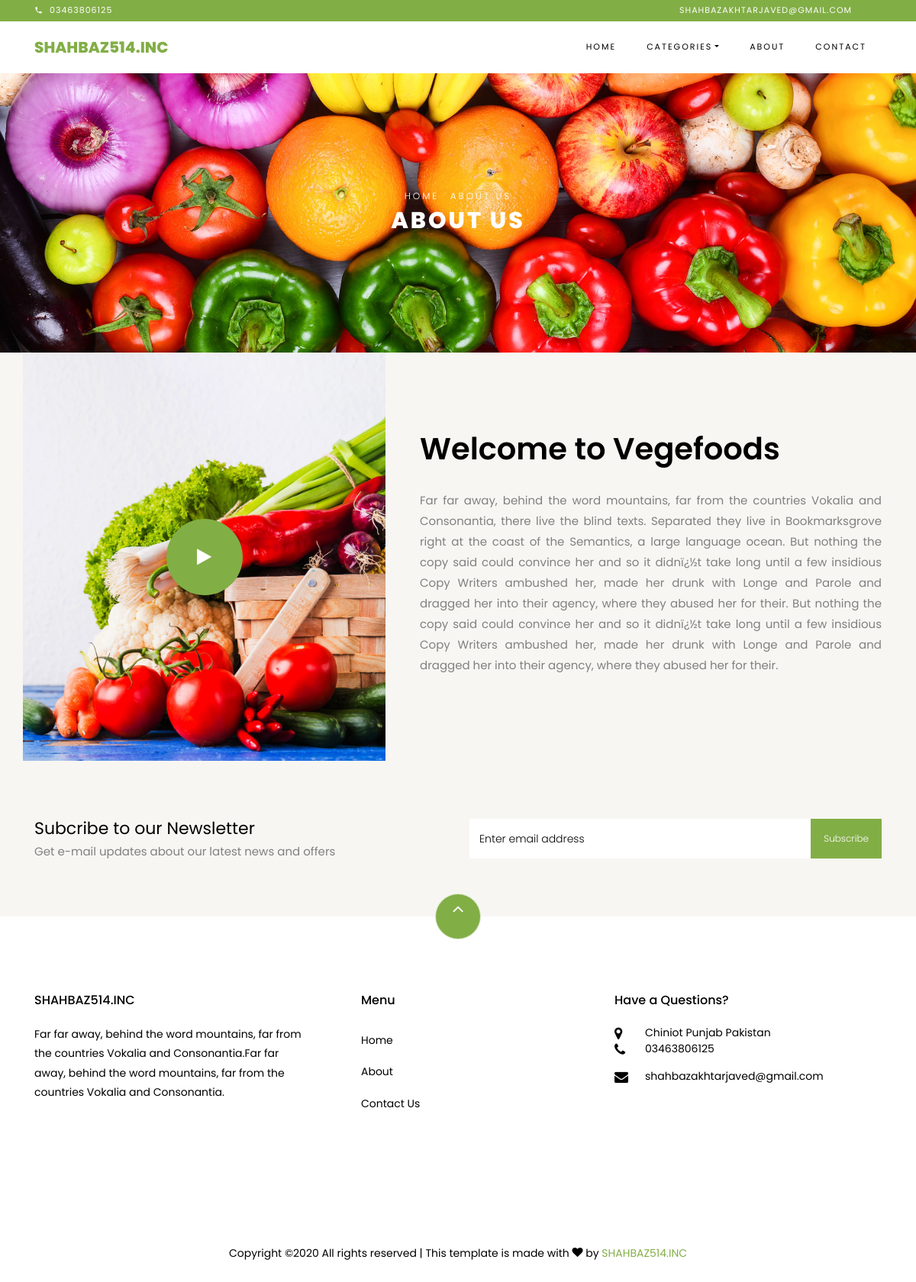
Page /about.php on the committed database.
### tables this page shows
CREATE TABLE `site` (
  `id` int(11) NOT NULL,
  `name` text NOT NULL,
  `email` text NOT NULL,
  `phone` text NOT NULL,
  `bg_home` text NOT NULL,
  `site_desc` text NOT NULL,
  `address` text NOT NULL,
  `tw` text NOT NULL,
  `fb` text NOT NULL,
  `instagram` text NOT NULL,
  `footer_text` text NOT NULL,
  `date` timestamp NOT NULL DEFAULT CURRENT_TIMESTAMP ON UPDATE CURRENT_TIMESTAMP
);

CREATE TABLE `about` (
  `id` int(11) NOT NULL,
  `name` text NOT NULL,
  `a_desc` text NOT NULL,
  `video` text NOT NULL,
  `img` text NOT NULL,
  `date` timestamp NOT NULL DEFAULT CURRENT_TIMESTAMP ON UPDATE CURRENT_TIMESTAMP
);

### about.php (the view, shortened to what this page needs)
<?php
  include 'db/db.php';
  $site_sql = "SELECT * FROM site WHERE id = '1'";
  $run_site = mysqli_query($db,$site_sql);
  $row_site = mysqli_fetch_array($run_site);
  include 'inc/header.php';
?>
    <div class="hero-wrap hero-bread" style="background-image: url('images/<?php echo $row_site['bg_home'] ?>');">
      <div class="container">
        <div class="row no-gutters slider-text align-items-center justify-content-center">
          <div class="col-md-9 ftco-animate text-center">
          	<p class="breadcrumbs"><span class="mr-2"><a href="index.html">Home</a></span> <span>About us</span></p>
            <h1 class="mb-0 bread">About us</h1>
          </div>
        </div>
      </div>
    </div>
<?php
$about  = mysqli_query($db,"SELECT * FROM `about` WHERE id = '1'");
$row_about = mysqli_fetch_array($about);
?>
    <section class="ftco-section ftco-no-pb ftco-no-pt bg-light">
			<div class="container">
				<div class="row">
					<div class="col-md-5 p-md-5 img img-2 d-flex justify-content-center align-items-center" style="background-image: url(images/<?php echo $row_about['img']; ?>);">
						<a href="<?php echo $row_about['video']; ?>" class="icon popup-vimeo d-flex justify-content-center align-items-center">
							<span class="icon-play"></span>
						</a>
					</div>
					<div class="col-md-7 py-5 wrap-about pb-md-5 ftco-animate">
	          <div class="heading-section-bold mb-4 mt-md-5">
	          	<div class="ml-md-0">
		            <h2 class="mb-4"><?php echo $row_about['name']; ?></h2>
	            </div>
	          </div>
	          <div class="pb-md-5">
	          	<p style="text-align: justify;"><?php echo $row_about['a_desc']; ?></p>
						</div>
					</div>
				</div>
			</div>
		</section>
		<section class="ftco-section ftco-no-pt ftco-no-pb py-5 bg-light">
      <div class="container py-4">
        <div class="row d-flex justify-content-center py-5">
          <div class="col-md-6">
          	<h2 style="font-size: 22px;" class="mb-0">Subcribe to our Newsletter</h2>
          	<span>Get e-mail updates about our latest news and offers</span>
          </div>
          <div class="col-md-6 d-flex align-items-center">
            <form action="" class="subscribe-form" method="post" enctype="multipart/form-data">
              <div class="form-group d-flex">
                <input type="email" class="form-control" placeholder="Enter email address" name="email">
                <input type="submit" value="Subscribe" class="submit px-3" name="subscribe">
              </div>
            </form>
          </div>
        </div>
      </div>
    </section>
<?php
  include 'inc/footer.php';
?>

### inc/header.php (shortened to what this page needs)
<!DOCTYPE html>
<html lang="en">
  <head>
    <link rel="stylesheet" href="css/open-iconic-bootstrap.min.css">
    <link rel="stylesheet" href="css/animate.css">
    <link rel="stylesheet" href="css/owl.carousel.min.css">
    <link rel="stylesheet" href="css/owl.theme.default.min.css">
    <link rel="stylesheet" href="css/magnific-popup.css">
    <link rel="stylesheet" href="css/aos.css">
    <link rel="stylesheet" href="css/ionicons.min.css">
    <link rel="stylesheet" href="css/bootstrap-datepicker.css">
    <link rel="stylesheet" href="css/jquery.timepicker.css">
    <link rel="stylesheet" href="css/flaticon.css">
    <link rel="stylesheet" href="css/icomoon.css">
    <link rel="stylesheet" href="css/style.css">
  </head>
  <body class="goto-here">
		<div class="py-1 bg-primary">
    	<div class="container">
    		<div class="row no-gutters d-flex align-items-start align-items-center px-md-0">
          <div class="col-lg-12 d-block">
            <div class="row d-flex">
              <div class="col-md pr-4 d-flex topper align-items-center">
                <div class="icon mr-2 d-flex justify-content-center align-items-center"><span class="icon-phone2"></span></div>
                <span class="text"><?php echo $row_site['phone']; ?></span>
              </div>
              <div class="col-md-5 pr-4 d-flex topper align-items-center text-lg-right">
                <span class="text"><?php echo $row_site['email']; ?></span>
              </div>
            </div>
          </div>
		    </div>
		  </div>
    </div>
    <nav class="navbar navbar-expand-lg navbar-dark ftco_navbar bg-dark ftco-navbar-light" id="ftco-navbar">
	    <div class="container">
	      <a class="navbar-brand" href="index.php"><?php echo $row_site['name']; ?></a>
	      <div class="collapse navbar-collapse" id="ftco-nav">
	        <ul class="navbar-nav ml-auto">
	          <li class="nav-item"><a href="index.php" class="nav-link">Home</a></li>
	          <li class="nav-item dropdown">
              <a class="nav-link dropdown-toggle" href="#" id="dropdown04" data-toggle="dropdown" aria-haspopup="true" aria-expanded="false">Categories</a>
            </li>
	          <li class="nav-item"><a href="about.php" class="nav-link">About</a></li>
	          <li class="nav-item"><a href="contact.php" class="nav-link">Contact</a></li>
	        </ul>
	      </div>
	    </div>
	  </nav>

### inc/footer.php (shortened to what this page needs)
        <footer class="ftco-footer ftco-section">
            <div class="container">
                <div class="row">
                    <div class="mouse">
                        <a href="#" class="mouse-icon">
                            <div class="mouse-wheel"><span class="ion-ios-arrow-up"></span></div>
                        </a>
                    </div>
                </div>
                <div class="row mb-5">
                    <div class="col-md">
                        <div class="ftco-footer-widget mb-4">
                            <h2 class="ftco-heading-2"><?php echo $row_site['name']; ?></h2>
                            <p><?php echo $row_site['site_desc']; ?></p>
                            <ul class="ftco-footer-social list-unstyled float-md-left float-lft mt-5">
                            </ul>
                        </div>
                    </div>
                    <div class="col-md">
                        <div class="ftco-footer-widget mb-4 ml-md-5">
                            <h2 class="ftco-heading-2">Menu</h2>
                            <ul class="list-unstyled">
                                <li><a href="#" class="py-2 d-block">Home</a></li>
                                <li><a href="#" class="py-2 d-block">About</a></li>
                                <li><a href="#" class="py-2 d-block">Contact Us</a></li>
                            </ul>
                        </div>
                    </div>
                    <div class="col-md">
                        <div class="ftco-footer-widget mb-4">
                            <h2 class="ftco-heading-2">Have a Questions?</h2>
                            <div class="block-23 mb-3">
                                <ul>
                                    <li><span class="icon icon-map-marker"></span><span class="text"><?php echo $row_site['address']; ?></span></li>
                                    <li><a href=""><span class="icon icon-phone"></span><span class="text"><?php echo $row_site['phone']; ?></span></a></li>
                                    <li><a href=""><span class="icon icon-envelope"></span><span class="text"><?php echo $row_site['email']; ?></span></a></li>
                                </ul>
                            </div>
                        </div>
                    </div>
                </div>
                <div class="row">
                    <div class="col-md-12 text-center">
                        <p>
                            Copyright &copy;<script>document.write(new Date().getFullYear());</script> All rights reserved | This template is made with <i class="icon-heart color-danger" aria-hidden="true"></i> by <a href="https://www.youtube.com/channel/UCLboMbLOWc8P2gxg6YuhQdg/" target="_blank"><?php echo $row_site['footer_text']; ?></a>
                        </p>
                    </div>
                </div>
            </div>
        </footer>
  </body>
</html>

### css/icomoon.css (style rules this page uses)
[class^="icon-"], [class*=" icon-"] { font-family: 'icomoon' !important; speak: none; font-style: normal; font-weight: normal; font-variant: normal; text-transform: none; line-height: 1; -webkit-font-smoothing: antialiased; -moz-osx-font-smoothing: grayscale; }
.icon-heart:before { content: "\f004"; }
.icon-map-marker:before { content: "\f041"; }
.icon-play:before { content: "\f04b"; }
.icon-phone:before { content: "\f095"; }
.icon-envelope:before { content: "\f0e0"; }
.icon-phone2:before { content: "\e0cd"; }

### rows in the picture
site: phone "03463806125", email "SHAHBAZAKHTARJAVED@GMAIL.COM", name "SHAHBAZ514.INC", bg_home (picture), site_desc "Far far away, behind the word mountains, far from the countries Vokalia and Consonantia.Far far away, behind the word mountains, far from the countries Vokalia and Consonantia.", address "Chiniot Punjab Pakistan", email "shahbazakhtarjaved@gmail.com", footer_text "SHAHBAZ514.INC"
about: img (picture), name "Welcome to Vegefoods", a_desc "Far far away, behind the word mountains, far from the countries Vokalia and Consonantia, there live the blind texts. Separated they live in Bookmarksgrove right at the coast of the Semantics, a large language ocean. But nothing the copy said could convince her and so it didnï¿½t take long until a few insidious Copy Writers ambushed her, made her drunk with Longe and Parole and dragged her into their agency, where they abused her for their. But nothing the copy said could convince her and so it didnï¿½t take long until a few insidious Copy Writers ambushed her, made her drunk with Longe and Parole and dragged her into their agency, where they abused her for their."
